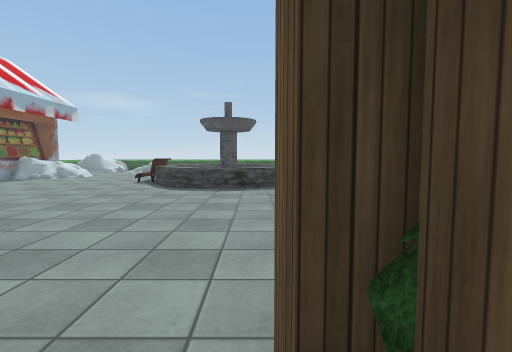
[1] (above)

19 first-person views from a walk through a 3-D level made in the Unity game engine. The camera is 1.4 m above the floor, tilts 4° down and sees 85° across. The floor is counted in squares, 1 m on a side. Each view is taken from the middle of a square. On the plan, view 1 faces up. The plan holds only what a view shows up to about 14 squares ahead; the rest is blank. The place goes on beyond the plan. The player character is not drawn. Door leaves are left out, so doorways stand open. Some surface patterns are stand-ins.

[2]
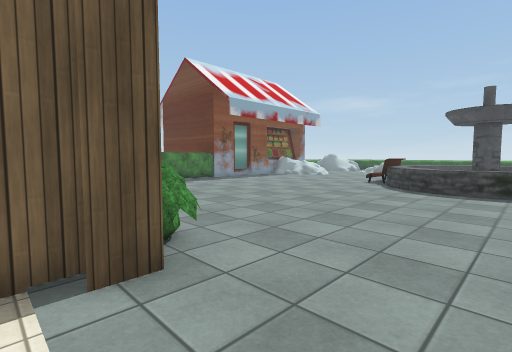

[3]
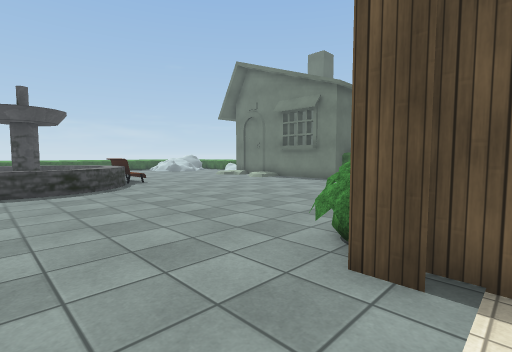

[4]
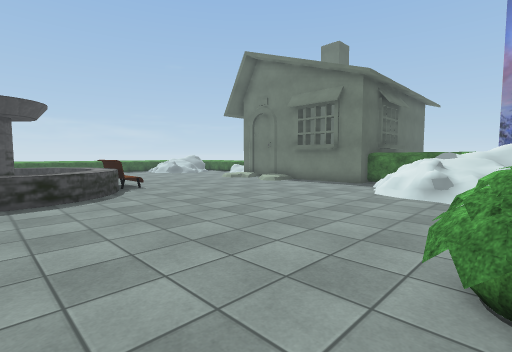

[5]
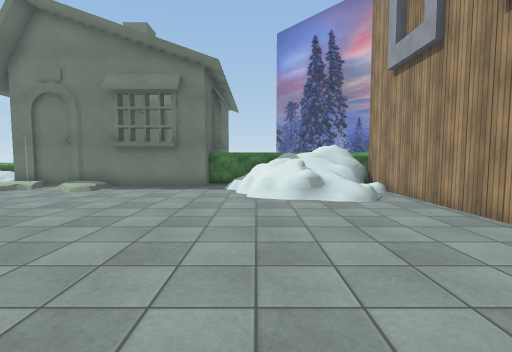

[6]
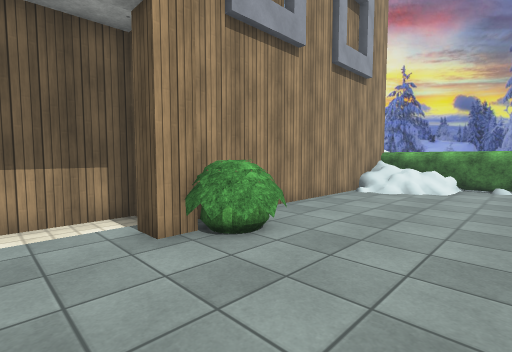

[7]
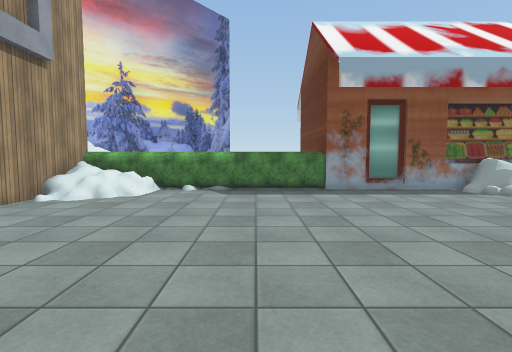

[8]
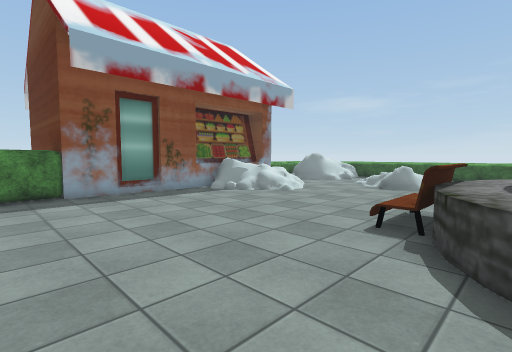

[9]
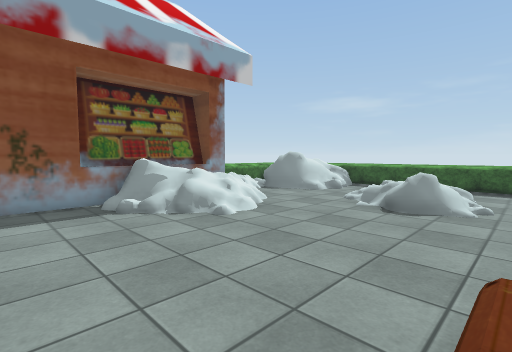

[10]
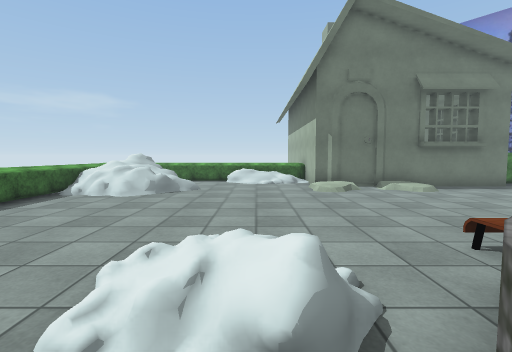

[11]
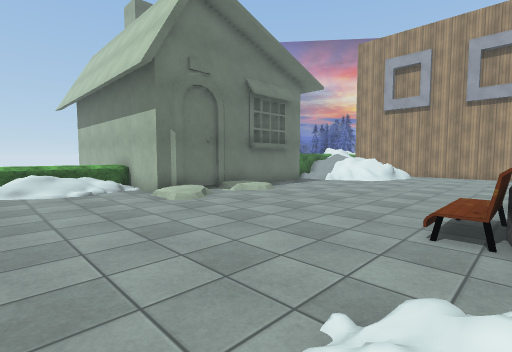

[12]
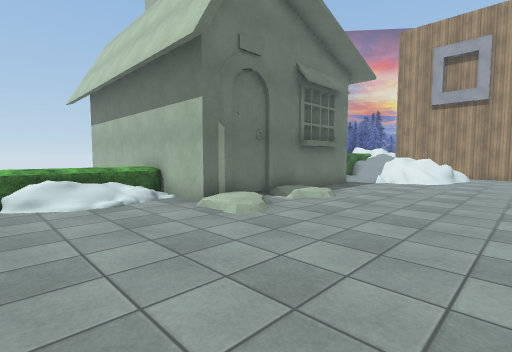

[13]
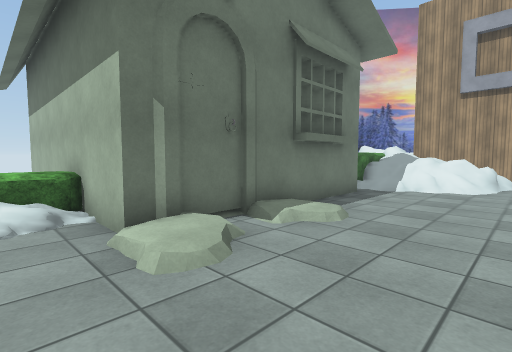

[14]
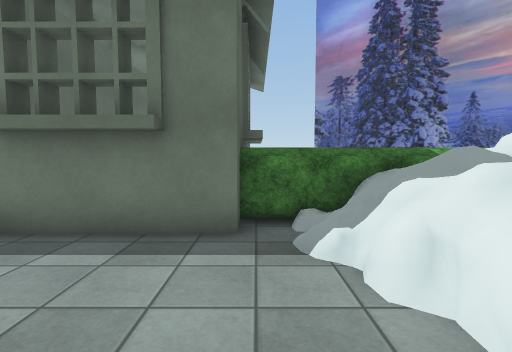

[15]
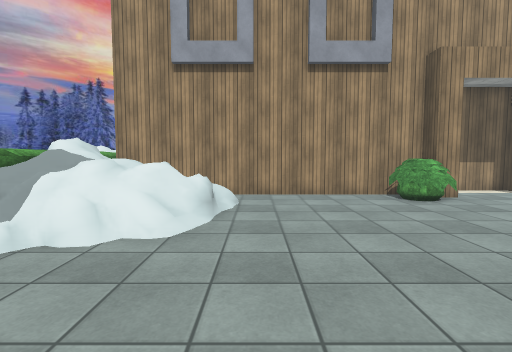

[16]
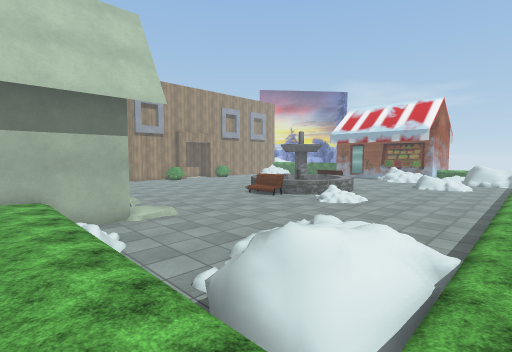

[17]
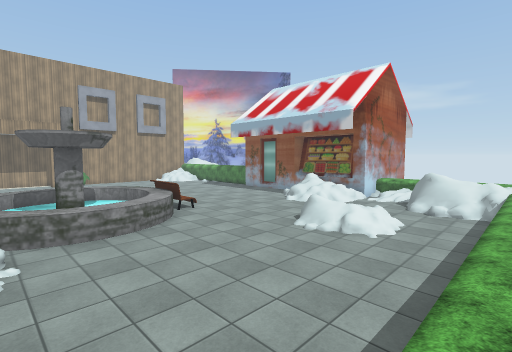

[18]
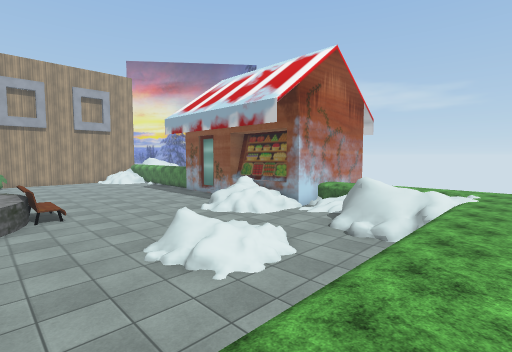

[19]
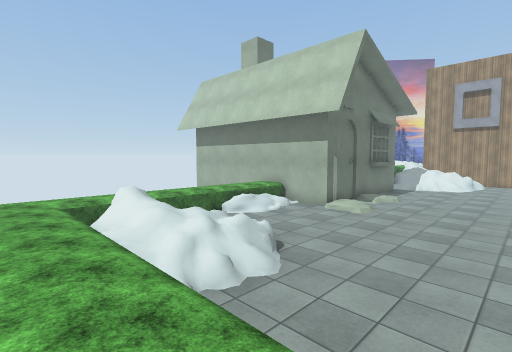

### Floor plan
Key: @ floor where view 1 was taken; # wall or solid block; . main floor; : floor 0.25 m higher than the main floor; + floor 0.5 m higher than the main floor; * floor 0.75 m higher than the main floor; % floor 1 m higher than the main floor; & floor 1.25 m higher than the main floor; $ floor 1.5 m higher than the main floor; / step, stairs or slope; D open door; = window, fence, low wall or low ledge; ^ raised ledge; v drop or lower ground; F fountain; P plant; B bench; H house; O other object.
Columns run from 18 left of view 1 to 19 right of it. Each row starts with its distance up from view 1.
 29    %%%%%%%%%% %        % %%%%%%%%%
 28 %%%%%%%%%%%%%%%%%% %   %%%%%%%%%%%%
 27 %%//&%=====================v+%**v%%
 26 %%  &//....................:%&&=v%%
 25 %%  =#/..................../*%%==%%
 24    =##../  /.............../=*/:.%%
 23  %//....   /................///..%%
 22  %//...../O/.....................%%
 21   ##O..............: ...........+%%
 20   ##O*:............O :........./ %%
 19    #OO+........FFFF//..........//%%
 18    #OOO.......FFFFFF............/%%
 17    #O:.......BF    FB.......::HHHHHHHH
 16    #........OB  FF  BO......./H
 15    #........OB  FF  BO........H
 14    #.........BF    FB.......//H HHHHHH
 13    #..........FFFFFF......../:H
 12    #...........FFFF...........H
 11    #..........................H
 10    #..........................H
  9    #..........................H
  8    #..........................H# HHH
  7    #.........................###
  6    #.......................+*==#
  5    #......................==&&&#
  4    #O.....................=%&$$$
  3    =  ....................##&&##
  2    =  :......P.....P.......=#=##
  1    #OO#########DDDD#############
  0               #...@#           #
 -1               ####
 -2
 -3                                 ^^

Where each view was taken, in squares from view 1:
view 1: 0 up, 0 right, facing up
view 2: 0 up, 0 right, facing up-left
view 3: 0 up, 3 left, facing up-right
view 4: 2 up, 2 left, facing up-right
view 5: 6 up, 1 left, facing right
view 6: 6 up, 1 left, facing down-left
view 7: 8 up, 3 left, facing left
view 8: 9 up, 4 left, facing up-left
view 9: 14 up, 6 left, facing up-left
view 10: 20 up, 1 left, facing right
view 11: 22 up, 2 right, facing down-right
view 12: 22 up, 5 right, facing down-right
view 13: 19 up, 7 right, facing down-right
view 14: 8 up, 7 right, facing right
view 15: 11 up, 7 right, facing down
view 16: 28 up, 16 right, facing down-left
view 17: 28 up, 1 right, facing down-left
view 18: 29 up, 4 left, facing down-left
view 19: 29 up, 5 right, facing down-right
